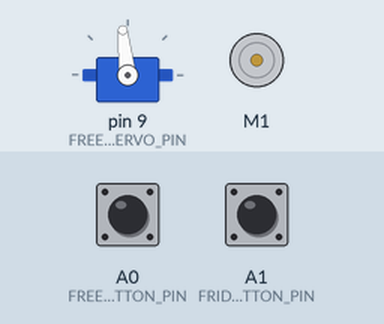
Recording of a sketch running on a simulated Arduino Uno, built with avr-gcc and run on an emulated ATmega328P. Shown: servo, DC motor (green arrow = forward, orange = backward, longer = faster). The test bench sets the inputs (shaded band); at power-on: A0 (FREEZER_BUTTON_PIN) HIGH, A1 (FRIDGE_BUTTON_PIN) HIGH.

Above: at 0.8 s.
0.9 s: A0 (FREEZER_BUTTON_PIN) pulled LOW for 3.2 s
At 2.6 s:
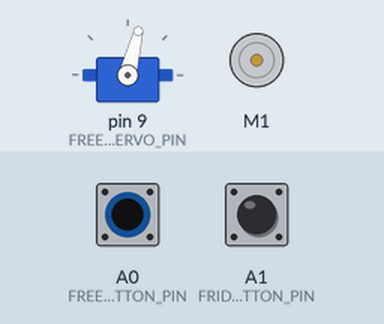
6.2 s: A1 (FRIDGE_BUTTON_PIN) pulled LOW for 1 s
At 7.4 s:
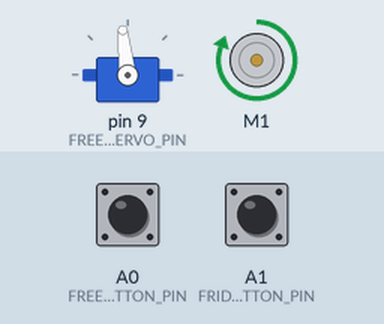
At 10.8 s:
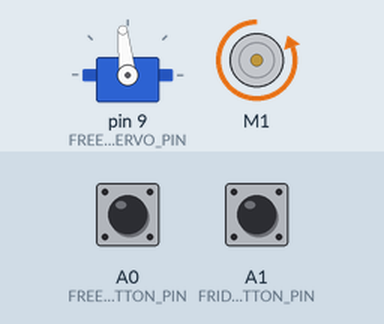
Timing chart, 0 to 12.3 s (numbered marks = the images above; inputs shaded):
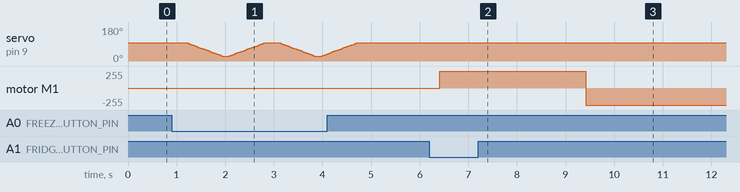

Measured:
- after the input at 6.2 s, motor M1: stopped → forward 255/255 after 0.21 s, → backward 255/255 3.0 s later

The sketch:

refrigeratorDoorOpeners.ino
```cpp
#include <Servo.h>
#include <Wire.h>
#include <Adafruit_MotorShield.h>

#define FREEZER_BUTTON_PIN A0
#define FREEZER_SERVO_PIN 9
#define FREEZER_SERVO_HOME 1530
#define FREEZER_SERVO_OPEN 800
#define FREEZER_OPEN_DURATION 750
#define FREEZER_CLOSE_DURATION 750

#define FRIDGE_BUTTON_PIN A1
#define FRIDGE_DOOR_MOTOR_ID 1
#define FRIDGE_DOOR_SPEED 255
#define FRIDGE_OPEN_DURATION 3000
#define FRIDGE_CLOSE_DURATION 6000 //just in case

Servo freezerDoorServo;

Adafruit_MotorShield AFMS = Adafruit_MotorShield();
Adafruit_DCMotor *fridgeDoorMotor = AFMS.getMotor(FRIDGE_DOOR_MOTOR_ID);

//
void lerpServo(Servo *servo, int startPos, int endPos, int duration)
{
  servo->writeMicroseconds(startPos);
  delay(100); //just in case

  int startTime = millis();
  int endTime = startTime + duration;

  while (1)
  {
    int elapsed = millis() - startTime;
    if (elapsed >= duration)
    {
      servo->writeMicroseconds(endPos);
      break;
    }

    int pos = map(elapsed, 0, duration, startPos, endPos);
    servo->writeMicroseconds(pos);
  }
}

//
void openFreezerDoor()
{
  lerpServo(&freezerDoorServo, FREEZER_SERVO_HOME, FREEZER_SERVO_OPEN, FREEZER_OPEN_DURATION);
  lerpServo(&freezerDoorServo, FREEZER_SERVO_OPEN, FREEZER_SERVO_HOME, FREEZER_CLOSE_DURATION);
}

//
void openFridgeDoor()
{
  fridgeDoorMotor->run(FORWARD);
  delay(FRIDGE_OPEN_DURATION);
  fridgeDoorMotor->run(BACKWARD);
  delay(FRIDGE_CLOSE_DURATION);
}

#define OPEN_THRESHOLD 25000

//
void setup()
{
  freezerDoorServo.attach(FREEZER_SERVO_PIN);
  freezerDoorServo.writeMicroseconds(FREEZER_SERVO_HOME);

  AFMS.begin();
  fridgeDoorMotor->run(RELEASE);
  fridgeDoorMotor->setSpeed(FRIDGE_DOOR_SPEED);

  pinMode(FREEZER_BUTTON_PIN, INPUT_PULLUP);
  pinMode(FRIDGE_BUTTON_PIN, INPUT_PULLUP);

  Serial.begin(115200);

  uint32_t freezerCnt = 0;
  uint32_t fridgeCnt = 0;

  while (1)
  {
    if (digitalRead(FREEZER_BUTTON_PIN) == LOW)
      freezerCnt++;
    else
      freezerCnt = 0;

    if (digitalRead(FRIDGE_BUTTON_PIN) == LOW)
      fridgeCnt++;
    else
      fridgeCnt = 0;

    if (freezerCnt > OPEN_THRESHOLD)
    {
      openFreezerDoor();
      freezerCnt = 0;
    }

    if (fridgeCnt > OPEN_THRESHOLD)
    {
      openFridgeDoor();
      fridgeCnt = 0;
    }
  }
}

//
void loop() {}
```
